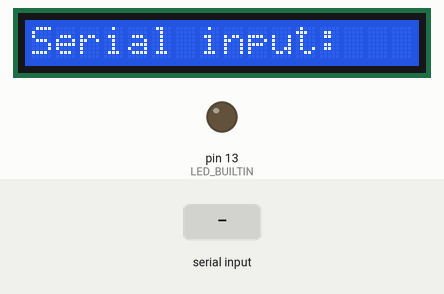
The sketch below on a simulated Arduino Uno, built with avr-gcc and run on an emulated ATmega328P. On the bench: 16×1 character LCD, output pins drawn as LEDs (lit = HIGH). Inputs (shaded band) come from the test bench. What the sketch prints to the serial monitor is not drawn.

Above: at 3.3 s.
3.4 s: "1" received over Serial
At 4.7 s:
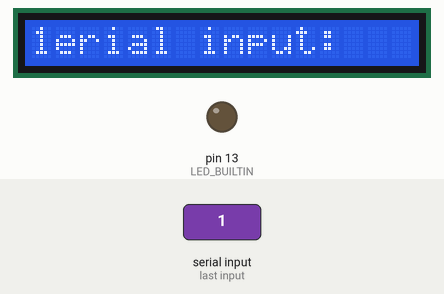
5.0 s: "0" received over Serial
At 5.9 s:
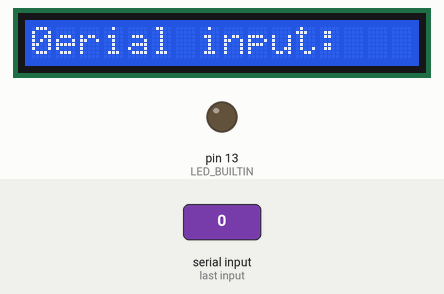
6.6 s: "2" received over Serial
At 7.2 s:
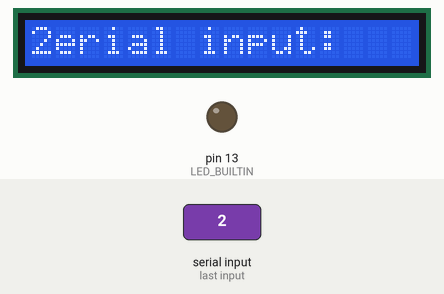
Timing chart, 0 to 9.6 s (numbered marks = the images above; inputs shaded):
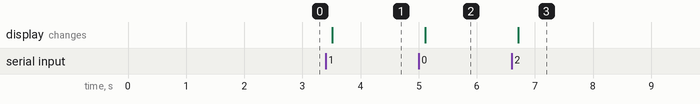

The sketch:

lcd_1602A_test.ino
```cpp
/*------------------------------------------------------------------------------
  PROJECT:      Module tests
  FILE:         lcd_1602A_test.ino
  AUTHOR:       SSQ66648
  VERSION:      v1.0.1
  DESCRIPTION:  Testing and experimentation of Arduino LCD module: 1602A
  ------------------------------------------------------------------------------
  NOTES:
    + LCD unit used includes integrated I2C conversion board.
    + Did not include potentiometer for testing.
  TESTING RESULTS:
    v1.0:
      adjustment of contrast screw must be first troubleshooting step on first connection.
      rightToLeft() produces mirror-writing.
      setCursor() controls direction of auto-scrolling (ie 0,0 right-to-left and anything else(?) left-to-right).
        -above is observed in exeriments with own newText() method. NOT during scrolling-string-test-text (right-to-left as normal).
      scrolling text is capable of exacly 40 characters per line.
      scrolling strings longer than 40char will position on next line exactly (ie char 40 directly below char 0)
      minimum loop delay for text rendering is found to be ~500ms. any lower and text becomes blurry.
      scrolling strings >80 characters will display overwriting prvious text (ie test string I-9+ replaces A-9+)
        -Original text (A-9) is not displayed correctly before being replaced by scrolling characters 80+ (does not "loop", only overwrites).
      scrolling requires active printing ("set characters" comment) otherwise no scolling occurrs.
      scrolling test string is missing character (overwritten by cursor position printing empty character to drive loop)
        -however this is NOT the same behaviour as scrolling strings: as cursor character is written each loop, original character is NOT displayed before overwrite.
        -cursor position  behaviour does not conform to expected pattern when pushed beyond 40 character limit of lines.
          expected behaviour found:   character 40 line 0 (final character of line should be 39) will push to character 0 line 1.
          unexpected behaviour found: character 80 line 0 should loop back to character 0 line 0 (if 40,0 is equal to 0,1)
            BUT actually overwrites character 56 line 0? (ie F-6).
            (see file cursorLogicTest.txt for full testing results)
    v1.0.1:
      writing serial input to lcd results in unintended final character (4 horizontal lines).
      attempted to use push empty character to non-displayed location (48,0) however serial printing begins off screen.
      entering scrolling-test-string results in very unexpected behaviour (G3 - E0 missing)
      removed scrolling behaviour for now: revisit in v1.2
  TODO:
    + fix serial input scrolling behaviour
    + add potentiometer to dim backlight
    + add to RFID sketch to display chip UUID
  (lesser) TODO:
    + find way to keep one line static while scrolling the other
  ----------------------------------------------------------------------------*/

//Header files------------------------------------------------------------------
#include <Wire.h>
#include <LiquidCrystal_I2C.h>


//Definitions-------------------------------------------------------------------


//Member Variables--------------------------------------------------------------
LiquidCrystal_I2C lcd(0x27, 16, 2); // set the LCD address to 0x27 for a 16 chars and 2 line display


//Setup-------------------------------------------------------------------------
void setup() {
  //feedback LED
  pinMode(LED_BUILTIN, OUTPUT);
  digitalWrite(LED_BUILTIN, LOW);

  Serial.begin(9600);
  //Specify which program is currently running on Arduino
  Serial.println(F("START " __FILE__ " from " __DATE__ "\r\n"));

  //initialise LCD and turn on backlight
  lcd.init();
  lcd.backlight();
  //show visible cursor on screen
  // lcd.cursor();

  lcd.begin(16, 1);
  // Print a message to the LCD.
  lcd.backlight();
  lcd.setCursor(0, 0);
  lcd.print("Serial input:");

  //test string to find limits of scrolling behaviour
  // lcd.print("A123456789B123456789C123456789D123456789E123456789F123456789G123456789H123456789I123456789");
  //  lcd.autoscroll();    // Set diplay to scroll automatically

  Serial.println("Setup complete");
  Serial.println();

  //delay to see first character before scrolling
  delay(2000);
}


//Loop--------------------------------------------------------------------------
void loop() {
  //test of passing string to display
  // message = "test";
  //  newText(message);
  //  newText("this");

  // newText("sixteencharacter");
  // newText("over sixteen characters");
  // newText("still over sixteen characters");
  // delay(2000);

  //cursor behaviour testing
  // lcd.setCursor(70, 0);
  // lcd.print(" ");      // set characters
  // delay(500);

  //write to lcd from serial input testing:
  //re-create string each loop (better to make global and set to empty each time?)
  String inputString;

  if (Serial.available()) {
    Serial.println("debug: serial input");

    //delay to allow entire message to arrive
    delay(100);
    //remove all previous display
    lcd.clear();
    //redisplay instruction line and move cursor to second line for input display
    lcd.print("Serial input:");
    lcd.setCursor(0, 1);

    char inchar;
    while (Serial.available() > 0) {
      //input character from incoming serial
      inchar = Serial.read();
      //restrict input characters to text only (remove issues such as newline charater from attempting to print)
      if ((' ' <= inchar) && (inchar <= '~'))
        //build string to print
        inputString += inchar;
    }
    lcd.print(inputString);
  }

}


//Functions---------------------------------------------------------------------
void newText(String message) {
  //clear and set cursor to start (remove need to repeat this each time)
  lcd.clear();
  lcd.print(message);
  delay(2000);
}
```

Measured:
- after the input at 3.4 s, the display: changes after 0.12 s (image 1)
- after the input at 5.0 s, the display: changes after 0.12 s (image 2)
- after the input at 6.6 s, the display: changes after 0.12 s (image 3)
